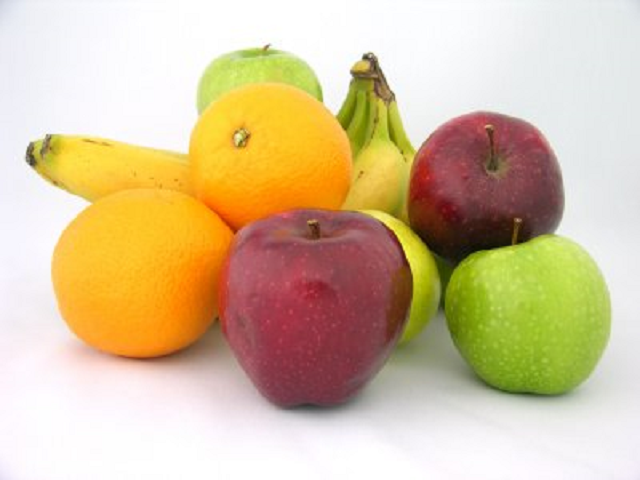
#> input picture data/fruits.png, 640 x 480 px
$ python 5_1.py
#> lines starting #> are read from the running program, lines starting #| are printed output that depends on the picture
import cv2
import numpy as np

src = cv2.imread('data/fruits.png')
#> src is the input picture: shape (480, 640, 3); mean B, G, R 155.5, 192.8, 214.3
width, height = src.shape[1], src.shape[0]
#> width = 640; height = 480
dst = np.ones((height, width, 3), np.uint8) * 128

for y in range(8, height, 16):
    for x in range(8, width, 16):
        #  ピクセル値取得
        b = src[y, x, 0]
        g = src[y, x, 1]
        r = src[y, x, 2]
        cv2.circle(dst, (x+4, y+3), b // 50, (255, 0, 0), -1)  # 青点
        cv2.circle(dst, (x-4, y+3), g // 50, (0, 255, 0), -1)  # 緑点
        cv2.circle(dst, (x,   y-3), r // 50, (0, 0, 255), -1)  # 赤点
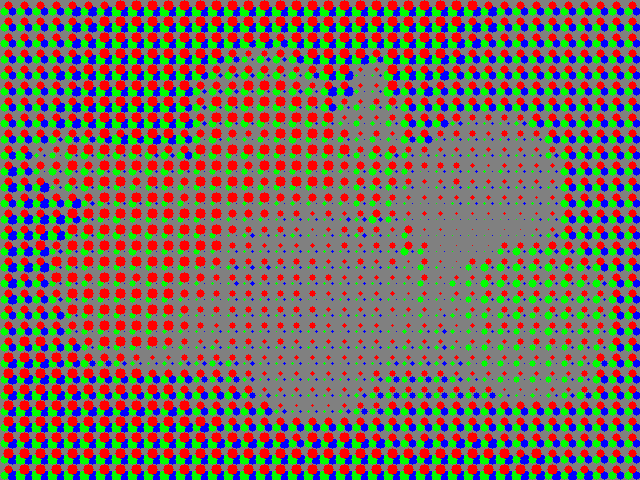
#> dst: shape (480, 640, 3); mean B, G, R 97.6, 106.9, 120.4

cv2.imshow('win_src', src)
cv2.imshow('win_dst', dst)
cv2.waitKey(0)
cv2.destroyAllWindows()

$ run again, with data/ball.png copied over data/fruits.png
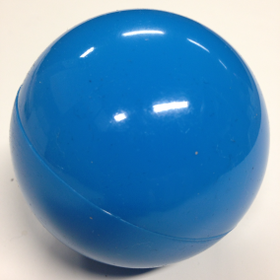
#> input picture data/ball.png, 280 x 280 px
#> src is the input picture: shape (280, 280, 3); mean B, G, R 184.1, 144.4, 91.9
#> after the loop `for y in range(8, height, 16):`:
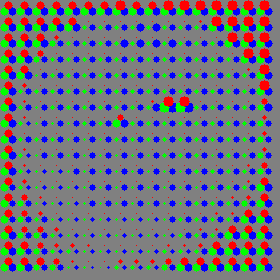
#> dst: shape (280, 280, 3); mean B, G, R 124.5, 114.7, 111.9
